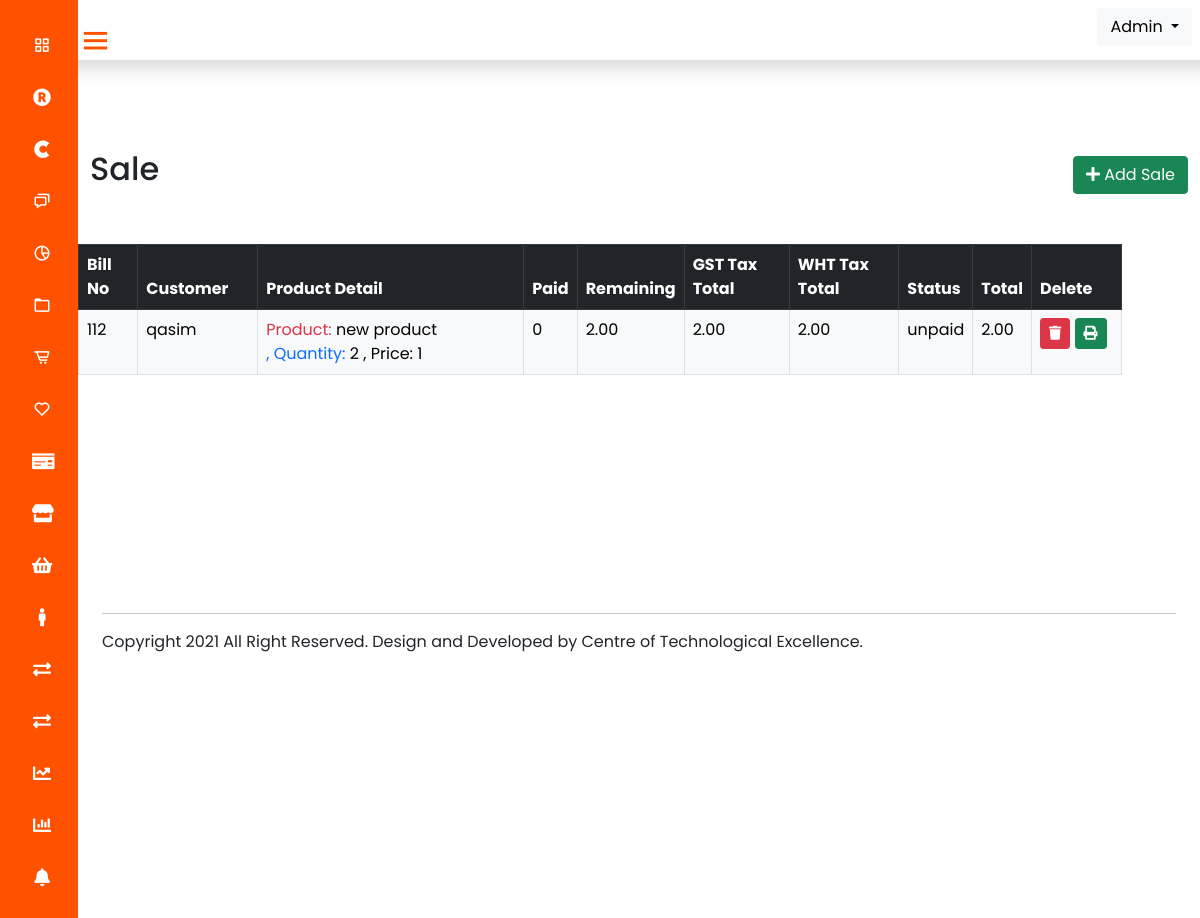
The page /sale.php (signed in) on the database its author committed.
### tables this page shows
CREATE TABLE `sale_product_details` (
  `id` int(11) NOT NULL,
  `customer` varchar(255) NOT NULL,
  `bill_id` varchar(255) NOT NULL,
  `status` varchar(255) NOT NULL,
  `sub_total` varchar(255) NOT NULL,
  `discount_total` varchar(255) NOT NULL,
  `grand_total` varchar(255) NOT NULL,
  `final_total` varchar(255) NOT NULL,
  `paid` varchar(255) NOT NULL,
  `remaining` varchar(255) NOT NULL
);

CREATE TABLE `sale_items` (
  `id` int(11) NOT NULL,
  `customer` varchar(255) NOT NULL,
  `bill_id` varchar(255) NOT NULL,
  `status` varchar(255) NOT NULL,
  `item_name` varchar(255) NOT NULL,
  `quantity` varchar(255) NOT NULL,
  `price` varchar(255) NOT NULL,
  `date` date NOT NULL,
  `total` varchar(255) NOT NULL
);

### sale.php (the view, shortened to what this page needs)
<?php
include 'connection.php';
include 'header.php';
?>
<div class="body-section">
    <div class="container mt-5">
        <div class="row">
            <div class="col-md-12 mm">
                <h2 class="ml-3">Sale</h2>
                <button type="button" class="btn btn-success float-end" data-bs-toggle="modal" data-bs-target="#myModal" style="margin-top:-40px;">
                    <i class="fas fa-plus"></i> Add Sale
                </button>
            </div>
        </div>
    </div>
</div>
<div class="container">
    <div class="row">
        <div class="col-md-12 p-5">
            <table id="example" class="table table-bordered">
                <thead class="table-dark">
                    <tr>
                        <th>Bill No</th>
                        <th>Customer</th>
                        <th>Product Detail</th>
                        <th>Paid</th>
                        <th>Remaining</th>
                        <th>GST Tax Total</th>
                        <th>WHT Tax Total</th>
                        <th>Status</th>
                        <th>Total</th>
                        <th>Delete</th>
                    </tr>
                </thead>
                <tbody class="table-light">
                    <?php
                    $squery = "select * from sale_product_details ORDER BY bill_id DESC";
                    $run = mysqli_query($conn, $squery);
                    while ($row = mysqli_fetch_assoc($run)) {
                        $bill = $row['bill_id'];
                        $supplier = $row['customer'];
                        $status = $row['status'];
                        $sub_total = $row['final_total'];
                        $remaining = $row['remaining'];
                    ?>
                        <tr>
                            <td><?php echo $bill; ?></td>
                            <td style="width:120px;"><?php echo $supplier; ?></td>
                            <td>
                                <?php
                                $query = mysqli_query($conn, "select * from sale_items where bill_id='$bill'");
                                while ($rows = mysqli_fetch_assoc($query)) {
                                    $product_name = $rows['item_name'];
                                    $quantity = $rows['quantity'];
                                    $product_price = $rows['price'];
                                ?>
                                    <label class="fw-normal text-danger">Product:</label> <?php echo $product_name; ?> <label class="fw-normal text-primary">, Quantity: </label> <?php echo $quantity; ?> <label class="fw-normal text-purple">, Price: </label> <?php echo $product_price; ?>
                                    <br>
                                <?php
                                }
                                ?>
                            </td>
                            <td><?php echo $row['paid']; ?></td>
                            <td><?php echo $remaining; ?></td>
                            <td><?php echo $row['grand_total']; ?></td>
                            <td><?php echo $row['final_total']; ?></td>
                            <td><?php echo $status; ?></td>
                            <td><?php echo $sub_total; ?></td>
                            <td style="width:90px;">
                                <button class="btn btn-sm btn-danger deletebtn"><i class="fas fa-trash"></i></button>
                                <a href="sbill.php?sid=<?php echo $row['bill_id'] ?>" class="btn btn-sm btn-success"> <i class="fas fa-print"></i></a>
                            </td>
                        </tr>
                    <?php
                    }
                    ?>
                </tbody>
            </table>
        </div>
    </div>
</div>
<?php
include 'footer.php';
?>

### css/styles.css (style rules this page uses)
* { margin: 0; padding: 0; box-sizing: border-box; font-family: "Poppins" , sans-serif; }
.body-section { position: relative; background: #ffffff; left: 78px; width: calc(100% - 78px); transition: all 0.5s ease; margin-top: 150px; }

### rows shown on the page
sale_product_details: bill "112", customer "qasim", paid "0", remaining "2.00", grand_total "2.00", final_total "2.00", status "unpaid"
sale_items: item_name "new product", quantity "2", price "1"
